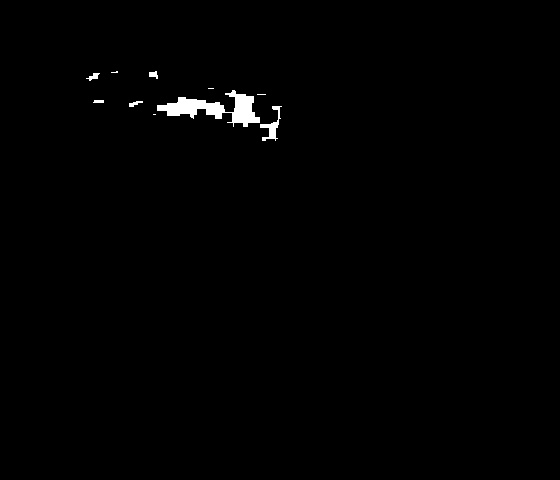
#> input picture zero_device/11-03-18-36-21-898.BMPgreen.jpg, 560 x 480 px, given in place of 10-28-23-15-05-102.BMP, which was not available
$ python main_picture.py   (older library calls are emulated)
#> lines starting #> are read from the running program, lines starting #| are printed output that depends on the picture; after the words box and inside, x2 and y2 are one past the last pixel; in counts of white or black regions, pixels touching at a corner belong together; pictures that were not available may be replaced by others from this repository, and a replacement may not be noted
### zero_device/judge_T.py
import cv2
import numpy as np
import color_list
import heapq
import math

def judge_T(frame):

    hsv = cv2.cvtColor(frame, cv2.COLOR_BGR2HSV)

    color = []

    color_dict = color_list.get_color_list()

    # 颜色字典的颜色数量
    num_color = len(color_dict)
    sum = [0] * num_color
    sum_tuple_list = []
    search_color_list = []

    ellipses = []

    # 对每个颜色进行判断，d是颜色字符串（如：red）
    for (d, i) in zip(color_dict, range(num_color)):

        search_color_list.append(d)
        # 根据阈值构建掩膜
        mask = cv2.inRange(hsv, color_dict[d][0], color_dict[d][1])

        # 先膨胀再腐蚀
        mask = cv2.dilate(mask, None, iterations=2)
        mask = cv2.erode(mask, None, iterations=4)

        img, cnts, hiera = cv2.findContours(mask.copy(), cv2.RETR_EXTERNAL,
                                            cv2.CHAIN_APPROX_SIMPLE)
        # 有轮廓才进行后面的判断
        # 把后面的判断放到这里了
        # 找到所有轮廓中最大的
        index1 = 0
        max1 = 0
        if len(cnts) > 1:
            for (points,ii) in zip(cnts,range(len(cnts))):
                if isinstance(points,int):
                    length = 1
                else:
                    length = len(points)

                # print(ii,length)

                if length > max1:
                    max1 = len(points)
                    index1 = ii

        # 找到最大的轮廓的中心点，并存储
        if len(cnts) > 0 and len(cnts[index1]) > 5:
            sum[i] = cv2.contourArea(cnts[index1])
            #fitEllipse返回一个列表，0——椭圆中心点，1——长短轴，2——旋转角度
            ellipses.append(cv2.fitEllipse(cnts[index1]))
        else:
            ellipses.append([])
            sum[i] = 0
        sum_tuple_list.append((i,sum[i]))

        # [7 lines of commented-out code are left out]
    sum_tuple_list = sorted(sum_tuple_list, key=lambda item: item[1], reverse = True)
    # print(sum_tuple_list)

    main_colors = []
    sub_colors = []
    '''
    for i,color_area in sum_tuple_list:
        if color_area > 50.0:
            if color_area > 2000.0:
                main_colors.append(i)
            else:
                sub_colors.append(i)
                '''
    for i,color_area in sum_tuple_list:
        if color_area > 50.0:
            if ellipses[i][1][1] < 120.0 and ellipses[i][1][1] > 40.0:
                sub_colors.append(i)
            #if color_area > 1200.0:
            if ellipses[i][1][1] > 120.0:
                main_colors.append(i)


    sub_color_used = [False] * num_color
    if len(main_colors) > 0:
        for main_color_idx in main_colors:
            for sub_color_idx in sub_colors:
                if not sub_color_used[sub_color_idx] and main_color_idx != sub_color_idx:
                    T_point_main = ellipses[main_color_idx][0]
                    T_point_sub = ellipses[sub_color_idx][0]
                    distance = math.sqrt((T_point_main[0] - T_point_sub[0])*(T_point_main[0] - T_point_sub[0]) + (T_point_main[1] - T_point_sub[1])*(T_point_main[1] - T_point_sub[1]))
                    # 实测真正T字的中心点距离在50 ~ 60 之间，极端情况下会有更小
                    print('main',search_color_list[main_color_idx],ellipses[main_color_idx][1])
                    print('sub',search_color_list[sub_color_idx],ellipses[sub_color_idx][1])
                    print(search_color_list[main_color_idx],search_color_list[sub_color_idx],distance)
                    if distance < 100.0 and distance > 25.0:
                        color.append(search_color_list[main_color_idx])
                        color.append(search_color_list[sub_color_idx])
                        sub_color_used[sub_color_idx] = True
                        sub_color_used[main_color_idx] = True
                        break
            else:
                continue
            continue

    return color


# [10 lines left out: function color_filtering, not called in this run]


# [20 lines that do not run on import are left out]

### zero_device/color_list.py
import numpy as np
import collections

#定义字典存放颜色分量上下限
#例如：{颜色: [min分量, max分量]}
#{'red': [array([160,  43,  46]), array([179, 255, 255])]}

def get_color_list():
    dict = collections.defaultdict(list)

    # 黑色
    lower_black = np.array([0, 0, 0])
    upper_black = np.array([180, 255, 46])
    color_list = []
    color_list.append(lower_black)
    color_list.append(upper_black)
    dict['black'] = color_list

    # [17 lines of commented-out code are left out]
    lower_red = np.array([0, 150, 43])
    upper_red = np.array([17, 255, 255])
    color_list = []
    color_list.append(lower_red)
    color_list.append(upper_red)
    dict['red']=color_list
    '''
    # 未采用
    lower_red = np.array([155, 131, 150])
    upper_red = np.array([162, 165, 180])
    color_list = []
    color_list.append(lower_red)
    color_list.append(upper_red)
    dict['unknown'] = color_list
    '''

    #粉色
    lower_pink = np.array([159, 46, 46])
    upper_pink = np.array([166, 255, 255])
    color_list = []
    color_list.append(lower_pink)
    color_list.append(upper_pink)
    dict['pink'] = color_list

    #黄色
    lower_yellow = np.array([24, 46, 46])
    upper_yellow = np.array([31, 255, 172])
    color_list = []
    color_list.append(lower_yellow)
    color_list.append(upper_yellow)
    dict['yellow'] = color_list

    #绿色
    lower_green = np.array([51, 64, 43])
    upper_green = np.array([96, 255, 130])
    color_list = []
    color_list.append(lower_green)
    color_list.append(upper_green)
    dict['green'] = color_list

    # [9 lines of commented-out code are left out]
    lower_blue = np.array([104, 46, 46])
    upper_blue = np.array([117, 255, 255])
    color_list = []
    color_list.append(lower_blue)
    color_list.append(upper_blue)
    dict['blue'] = color_list

    # 紫色
    lower_purple = np.array([118, 46, 46])
    upper_purple = np.array([133, 255, 255])
    color_list = []
    color_list.append(lower_purple)
    color_list.append(upper_purple)
    dict['purple'] = color_list

    return dict


# [10 lines that do not run on import are left out]

### zero_device/mark_point_list.py
# 标记点的字典

import collections
import math

#定义标记点的字典
#例如：{颜色: 点坐标}
#{'redblue': [0,0,r]}


def get_mark_point_list():
    dict = collections.defaultdict(list)

    r = 30
    angle = math.asin(math.sqrt(2.0/3.0))
    sin = math.sqrt(2.0/3.0) * r
    cos = math.cos(angle) * r
    sin45 = math.sin(math.pi/4.0) * r


    mark_point = []
    mark_point.append([0, 0, r])  # 北极点
    mark_point.append([0.0])    #补充角度
    dict['redblue'] = mark_point

    mark_point = []
    mark_point.append([0, 0, -r])  # 南极点
    mark_point.append([180])
    dict['redpink'] = mark_point

    mark_point = []
    # (r, 0, theta)
    mark_point.append([sin, 0, cos])  # 上半球
    mark_point.append([0])
    dict['greenblue'] = mark_point

    mark_point = []
    # (r, pi/2, theta)
    mark_point.append([0, sin, cos])
    mark_point.append([0])
    dict['greenyellow'] = mark_point

    mark_point = []
    # (r, pi, theta)
    mark_point.append([-sin, 0, cos])
    mark_point.append([0])
    dict['greenpink'] = mark_point

    mark_point = []
    # (r, 3pi/2, theta)
    mark_point.append([0, -sin, cos])
    mark_point.append([0])
    dict['greenpurple'] = mark_point

    mark_point = []
    # (r, 0, pi-theta)
    mark_point.append([sin, 0, -cos])  # 下半球
    mark_point.append([180])
    dict['blackblue'] = mark_point

    mark_point = []
    mark_point.append([0, sin, -cos])
    mark_point.append([180])
    dict['blackyellow'] = mark_point

    mark_point = []
    mark_point.append([-sin, 0, -cos])
    mark_point.append([180])
    dict['blackpink'] = mark_point

    mark_point = []
    mark_point.append([0, -sin, -cos])
    mark_point.append([180])
    dict['blackpurple'] = mark_point

    mark_point = []
    # (r, pi/4, pi/2)
    mark_point.append([sin45, sin45, 0])  # 赤道
    mark_point.append([0])
    dict['greenred'] = mark_point

    mark_point = []
    mark_point.append([-sin45, sin45, 0])
    mark_point.append([0])
    dict['purplered'] = mark_point

    mark_point = []
    mark_point.append([-sin45, -sin45,0])
    mark_point.append([0])
    dict['blackred'] = mark_point

    mark_point = []
    mark_point.append([sin45, -sin45, 0])
    mark_point.append([0])
    dict['greenblack'] = mark_point

    return dict


# [5 lines that do not run on import are left out]

### zero_device/main_picture.py
# 步骤： 1.找到T型的颜色，判断标记点标准位置
#       2.计算出T交点，并得到实际偏移
#       3.换算为球的绝对坐标
#       4.发串口消息

import math
import cv2
import numpy as np
import serial
import color_list
import judge_color
import T_rotate_angle
import point_oblique_straight_point
import mark_point_list
import judge_T
import calculate_orientation
import struct

# 设定串口
# ser = serial.Serial("COM8", 115200)

filename = '10-28-23-15-05-102.BMP'

###############################################################
# 球的标准,单位毫米mm
sphereRadius = 30

# 摄像头的分辨率
width = 560
height = 420

# 摄像头与实际坐标的换算系数
k = 26 / 480
###############################################################

frame = cv2.imread(filename)
#> frame is the input picture: shape (480, 560, 3); min 0, max 255, mean 1.9
# frame = frame[30:450, 50:610]  # 图像尺寸 560*420
frame = frame[0:480, 50:610]  # 图像尺寸 560*420
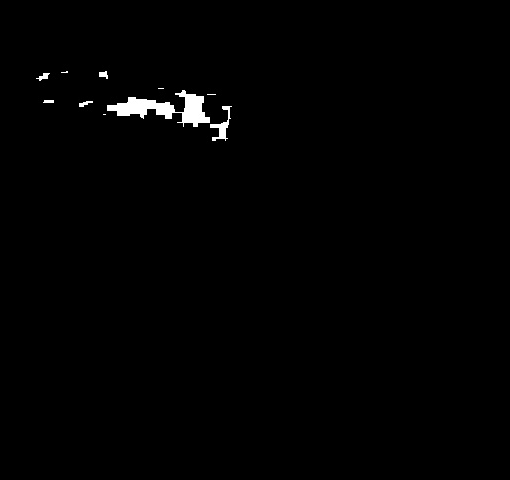
#> frame: shape (480, 510, 3); min 0, max 255, mean 2.1
# 输出颜色
# color = judge_color.get_color(frame)
color = judge_T.judge_T(frame)
#> in judge_T, `hsv = cv2.cvtColor(frame, cv2.COLOR_BGR2HSV)`: hsv: shape (480, 510, 3); mean H, S, V 0, 0, 2.1
#> the loop in judge_T, `for (d, i) in zip(color_dict, range(num_color)): ` made 7 passes
#> cnts on pass 1: [[[0, 0], [0, 479], [509, 479], [509, 0]]]
#> pass 1, in judge_T, `mask = cv2.inRange(hsv, color_dict[d][0], color_dict[d][1])`:
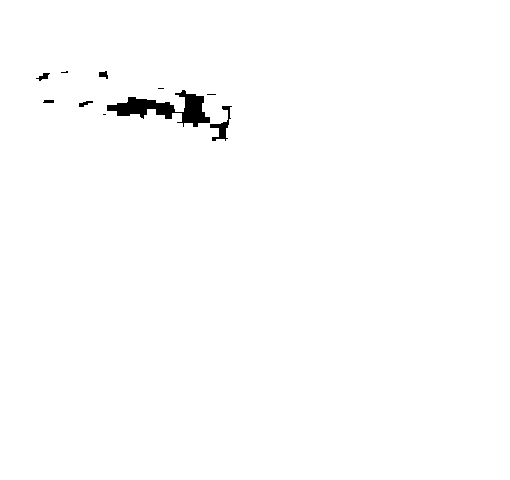
#> mask: shape (480, 510); 99.2% white; 10 black regions (4 under 20 px), largest, box (x1, y1, x2, y2) and area: (107, 90, 210, 127) 1526, (210, 106, 232, 141) 247, (36, 73, 50, 81) 53, (99, 71, 108, 79) 48, (79, 101, 93, 107) 45, (43, 100, 54, 103) 31
#> pass 1, in judge_T, `mask = cv2.dilate(mask, None, iterations=2)`:
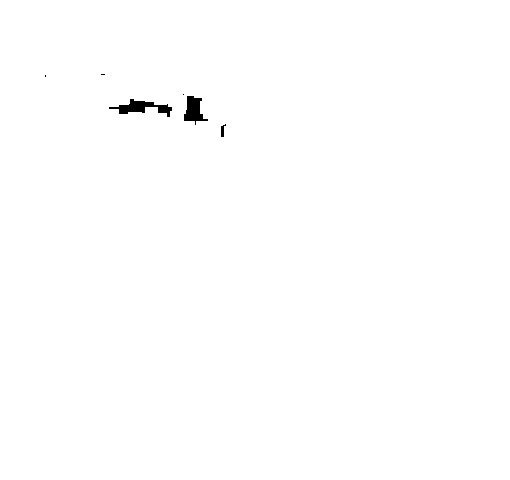
#> mask: shape (480, 510); 99.6% white; 6 black regions (3 under 20 px), largest, box (x1, y1, x2, y2) and area: (109, 99, 172, 117) 458, (184, 96, 208, 125) 379, (221, 124, 226, 137) 37
#> pass 1, in judge_T, `mask = cv2.erode(mask, None, iterations=4)`:
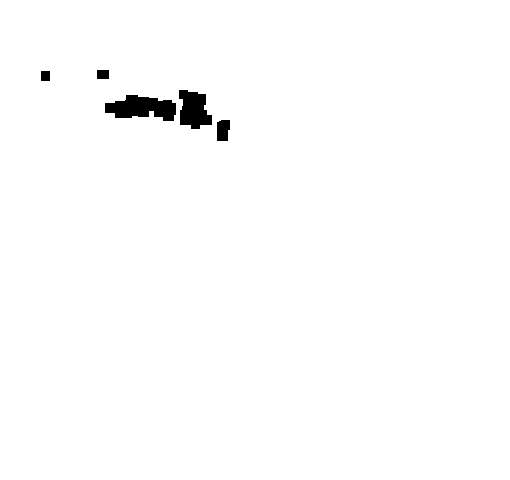
#> mask: shape (480, 510); 98.9% white; 5 black regions, box (x1, y1, x2, y2) and area: (105, 95, 176, 121) 1242, (179, 90, 212, 129) 929, (217, 120, 230, 141) 245, (97, 70, 109, 79) 108, (41, 71, 50, 81) 90
#> after the loop in judge_T, `for (d, i) in zip(color_dict, range(num_color)):`: ellipses = [[], [], [], [], [], [], []]; search_color_list = ['black', 'red', 'pink', 'yellow', 'green', 'blue', 'purple']; sum = [0, 0, 0, 0, 0, 0, 0]; sum_tuple_list = [(0, 0), (1, 0), (2, 0), (3, 0), (4, 0), (5, 0), (6, 0)]
#> the loop in judge_T, `for i,color_area in sum_tuple_list:` made 7 passes
#> after the loop in judge_T, `for i,color_area in sum_tuple_list:`: main_colors = []
#> color = []
print(color)

mark_point_dict = mark_point_list.get_mark_point_list()

if color != [] and (color[0] + color[1]) in mark_point_dict.keys():

    # 找到颜色对应的标记点标准位置
    mark_point_standard_position = mark_point_dict[color[0] + color[1]]
    # 求解T型两线的方程
    index = T_rotate_angle.get_rotate_angle(frame, color[0],color[1])
    T_point1 = index[0]  # 粗线的中心点
    T_point2 = index[1]  # 细线的中心点
    distance = math.sqrt((T_point1[0] - T_point2[0])*(T_point1[0] - T_point2[0]) + (T_point1[1] - T_point2[1])*(T_point1[1] - T_point2[1]))
    if distance > 100:
        print('中心点距离不正确')
    print('两中心点距离: ',distance)
    k1 = index[2]  # 粗线的斜率
    k2 = index[3]  # 细线的斜率
    p1 = point_oblique_straight_point.Point(T_point1[0], T_point1[1])
    p2 = point_oblique_straight_point.Point(T_point2[0], T_point2[1])

    # 找到标记的中心点坐标（采用T型解方程计算）
    line1 = point_oblique_straight_point.Line(p1, k1)
    line2 = point_oblique_straight_point.Line(p2, k2)
    cross_point = point_oblique_straight_point.get_cross_point(line1, line2)
    # 右下
    angle1 = index[4]
    angle2 = index[5]
    # print('验证:',cross_point.x,cross_point.y,T_point1[0],T_point1[1],T_point2[0],T_point2[1])
    if cross_point.x >= T_point2[0] and cross_point.y >= T_point2[1]:
        # print('>>')
        rotate_angle = 180 - angle2
    # 右上
    if cross_point.x >= T_point2[0] and cross_point.y <= T_point2[1]:
        # print('><')
        rotate_angle = 180 - angle2
    # 左上
    if cross_point.x <= T_point2[0] and cross_point.y <= T_point2[1]:
        # print('<<')
        rotate_angle = 360 - angle2
    # 左下
    if cross_point.x <= T_point2[0] and cross_point.y >= T_point2[1]:
        # print('<>')
        rotate_angle = 360 - angle2


    # 计算颜色标记点在相机中的偏移
    x = cross_point.x
    y = cross_point.y

    # 对坐标进行变换，得到真实坐标
    dx = k * (x - width / 2)
    dy = k * (y - height / 2)

    # 绝对坐标用直角坐标系（X,Y,Z）【大写】表示
    X_ = dx
    Y_ = dy
    Z_ = np.sqrt(pow(sphereRadius, 2) - pow(dx, 2) - pow(dy, 2))

    X = -Y_
    Y = X_
    Z = Z_

    X0 = mark_point_standard_position[0][0]
    Y0 = mark_point_standard_position[0][1]
    Z0 = mark_point_standard_position[0][2]

    res = calculate_orientation.get_orientation(X0,Y0,Z0,X,Y,Z,rotate_angle,compensate = mark_point_standard_position[1][0])
    R = res[3]
    ThetaX = res[0]
    ThetaY = res[1]
    ThetaZ = res[2]

    # 串口发送RPY角
    # 注意Big-endian 和small-endian! 在ARM中是big-endian
    # https://www.cnblogs.com/gala/archive/2011/09/22/2184801.html
    data1 = struct.pack(">f",ThetaX)
    data2 = struct.pack(">f",ThetaY)
    data3 = struct.pack(">f",ThetaZ)
    orientation_data = bytes('^','ascii') + data1 + data2 + data3 + bytes('^\r\n','ascii')

    print(type(orientation_data),len(orientation_data),orientation_data)
    # ser.write(orientation_data)

    for byte in data1:
        print(hex(byte))
    for byte in data2:
        print(hex(byte))
    for byte in data3:
        print(hex(byte))

    print('姿态矩阵：\n',R)
    print('RPY角：',ThetaX,ThetaY,ThetaZ)
    print('RPY角度: ', ThetaX*180.0/math.pi,ThetaY*180.0/math.pi,ThetaZ*180.0/math.pi)


    # 输出坐标
    print('识别T字：',color[0],color[1])
    print('标记点标记坐标：',mark_point_standard_position[0])
    print('此时此刻坐标：{}, {}, {}'.format(X, Y, Z))
    print('旋转角度：',rotate_angle)


# ser.close()
